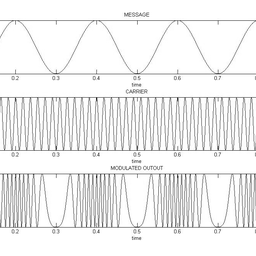
%> input picture LOST.DIR/DSP PROJECT/exp1/fm.jpg (cropped and resized to the size of MATLAB's example picture, made grey), 256 x 256 px, given in place of cameraman.tif, which was not available
$ octave Image_Rotation.m   (GNU Octave 9; MATLAB toolbox functions it lacks are replaced by stand-ins)
%> lines starting %> are read from the running program, lines starting %| are printed output that depends on the picture; pictures that were not available may be replaced by others from this repository, and a replacement may not be noted
I = imread('cameraman.tif');
%> I is the input picture: size 256x256 uint8; min 26, max 255, mean 238.4
imshow(I);
text(size(I,2),size(I,1)+15, ...
    'Image courtesy of Massachusetts Institute of Technology', ...
    'FontSize',7,'HorizontalAlignment','right');
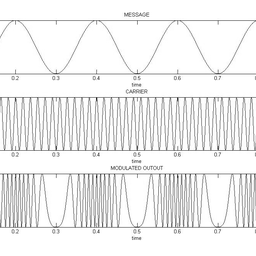
%> figure redrawn from the program's plot data
scale = 5;
J = imresize(I,scale); % Try varying the scale factor.
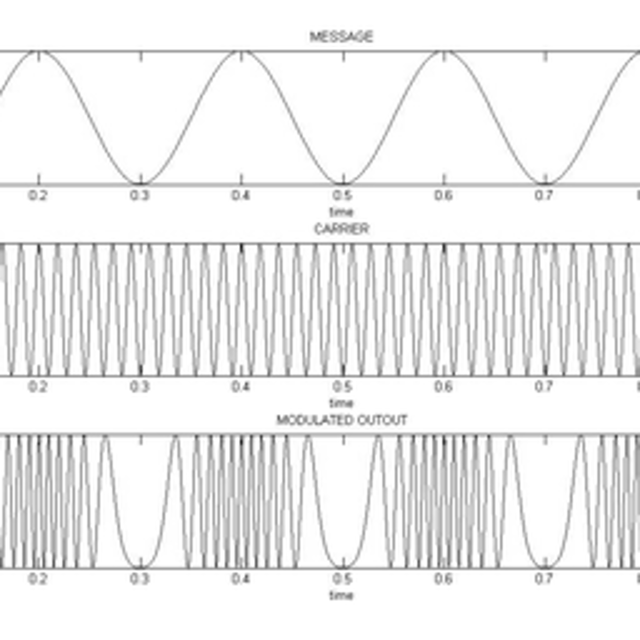
%> J: size 1280x1280 uint8 (shown at 1/2 size); min 25, max 255, mean 238.1
theta = 30;
K = imrotate(J,theta); % Try varying the angle, theta.
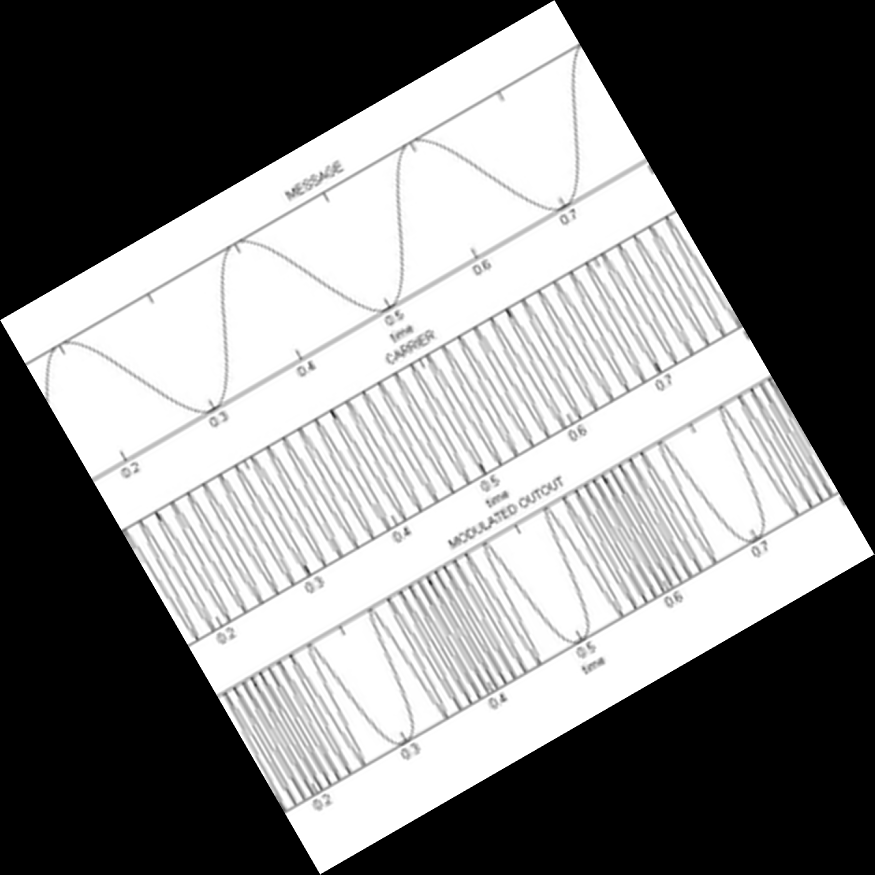
%> K: size 1749x1749 uint8 (shown at 1/2 size); min 0, max 255, mean 127.5
figure, imshow(K)
input_points = [129.87  141.25; 112.63 67.75];
base_points = [135.26  200.15; 170.30 79.30];
t = cp2tform(input_points,base_points,'nonreflective similarity');
ss = t.tdata.Tinv(2,1);
sc = t.tdata.Tinv(1,1);
scale_recovered = sqrt(ss*ss + sc*sc)
theta_recovered = atan2(ss,sc)*180/pi
D = size(I);
%> D = [256 256]
recovered = imtransform(K,t,'XData',[1 D(2)],'YData',[1 D(1)]);
%> recovered: size 256x256 uint8; every value is 0

% Compare recovered to I.
figure, imshow(I)
title('I')
figure, imshow(recovered)
title('recovered')
